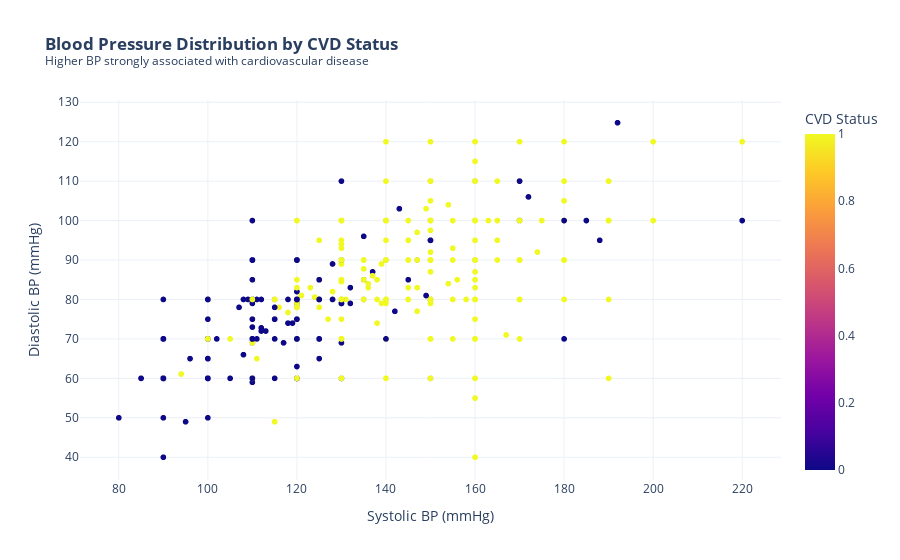

The notebook cell saved with this chart:
### Code cell
# Key insight: Blood pressure relationship with CVD
fig = px.scatter(df_cardiac.sample(5000), x='ap_hi', y='ap_lo', color='cardio',
                 color_discrete_map={0: '#2ecc71', 1: '#e74c3c'},
                 labels={'ap_hi': 'Systolic BP (mmHg)', 'ap_lo': 'Diastolic BP (mmHg)', 'cardio': 'CVD Status'},
                 title='<b>Blood Pressure Distribution by CVD Status</b><br><sup>Higher BP strongly associated with cardiovascular disease</sup>')
fig.update_layout(template='plotly_white')
fig.show()

### Figure 1 — Plotly figure (JSON) as saved in the notebook; plotly's stock layout.template omitted (floating-point values rounded to 4 significant figures; data arrays with more than 128 entries replaced by an {"elided": "..."} marker saying what was removed)
{"data": [{"hovertemplate": "Systolic BP (mmHg)=%{x}<br>Diastolic BP (mmHg)=%{y}<br>CVD Status=%{marker.color}<extra></extra>", "legendgroup": "", "marker": {"color": {"elided": "5000 int values"}, "coloraxis": "coloraxis", "symbol": "circle"}, "mode": "markers", "name": "", "showlegend": false, "type": "scattergl", "x": {"elided": "5000 int values"}, "xaxis": "x", "y": {"elided": "5000 float values"}, "yaxis": "y"}], "layout": {"coloraxis": {"colorbar": {"title": {"text": "CVD Status"}}, "colorscale": [[0.0, "#0d0887"], [0.1111, "#46039f"], [0.2222, "#7201a8"], [0.3333, "#9c179e"], [0.4444, "#bd3786"], [0.5556, "#d8576b"], [0.6667, "#ed7953"], [0.7778, "#fb9f3a"], [0.8889, "#fdca26"], [1.0, "#f0f921"]]}, "legend": {"tracegroupgap": 0}, "title": {"text": "<b>Blood Pressure Distribution by CVD Status</b><br><sup>Higher BP strongly associated with cardiovascular disease</sup>"}, "xaxis": {"anchor": "y", "domain": [0.0, 1.0], "title": {"text": "Systolic BP (mmHg)"}}, "yaxis": {"anchor": "x", "domain": [0.0, 1.0], "title": {"text": "Diastolic BP (mmHg)"}}}}
